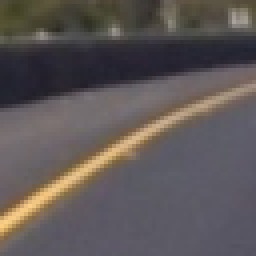
#> input picture non-vehicles/Extras/extra1003.png, 64 x 64 px (shown 4 times larger); its folder holds 3 pictures in this run
$ jupyter execute --allow-errors P5.ipynb   (shell and % lines are left out)   (older library calls are emulated)
#> lines starting #> are read from the running program, lines starting #| are printed output that depends on the picture
[cell 1]
import glob
import matplotlib.image as mpimg
import matplotlib.pyplot as plt
import numpy as np

## Load Images

[cell 2]
cars = glob.glob('vehicles/**/*.png')
notcars = glob.glob('non-vehicles/**/*.png')

# loading car images
car_image = []
for impath in cars:
    car_image.append(mpimg.imread(impath))

# loading non car images
notcar_image = []
for impath in notcars:
    notcar_image.append(mpimg.imread(impath))

car_image_count = len(car_image)
#> car_image_count = 0
notcar_image_count = len(notcar_image)

print ('cars:', car_image_count)
#| cars: 0
print ('not cars:', notcar_image_count)

## Check Loaded Images

#> (a cell that did not finish here is left out)

[cell 4]
# Define a function to compute binned color features
def bin_spatial(img, size=(32, 32)):
    # Use cv2.resize().ravel() to create the feature vector
    features = cv2.resize(img, size).ravel()
    # Return the feature vector
    return features


# Define a function to compute color histogram features
# NEED TO CHANGE bins_range if reading .png files with mpimg!
def color_hist(img, nbins=32, bins_range=(0, 256)):
    # Compute the histogram of the color channels separately
    channel1_hist = np.histogram(img[:,:,0], bins=nbins, range=bins_range)
    channel2_hist = np.histogram(img[:,:,1], bins=nbins, range=bins_range)
    channel3_hist = np.histogram(img[:,:,2], bins=nbins, range=bins_range)
    # Concatenate the histograms into a single feature vector
    hist_features = np.concatenate((channel1_hist[0], channel2_hist[0], channel3_hist[0]))
    # Return the individual histograms, bin_centers and feature vector
    return hist_features


def extract_features(imgs, color_space='RGB', spatial_size=(32, 32),
                        hist_bins=32, orient=9,
                        pix_per_cell=8, cell_per_block=2, hog_channel=0,
                        spatial_feat=True, hist_feat=True, hog_feat=True):
    # Create a list to append feature vectors to
#> called with color_space = 'RGB', spatial_size = (16, 16), hist_bins = 16, orient = 9, pix_per_cell = 8, cell_per_block = 2, hog_channel = 0, spatial_feat = True
    features = []
    # Iterate through the list of images
    for image in imgs:
        file_features = []
        # apply color conversion if other than 'RGB'
        if color_space != 'RGB':
            if color_space == 'HSV':
                feature_image = cv2.cvtColor(image, cv2.COLOR_RGB2HSV)
            elif color_space == 'LUV':
                feature_image = cv2.cvtColor(image, cv2.COLOR_RGB2LUV)
            elif color_space == 'HLS':
                feature_image = cv2.cvtColor(image, cv2.COLOR_RGB2HLS)
            elif color_space == 'YUV':
                feature_image = cv2.cvtColor(image, cv2.COLOR_RGB2YUV)
            elif color_space == 'YCrCb':
                feature_image = cv2.cvtColor(image, cv2.COLOR_RGB2YCrCb)
        else: feature_image = np.copy(image)

        if spatial_feat == True:
            spatial_features = bin_spatial(feature_image, size=spatial_size)
            file_features.append(spatial_features)
        if hist_feat == True:
            # Apply color_hist()
            hist_features = color_hist(feature_image, nbins=hist_bins)
            file_features.append(hist_features)
        if hog_feat == True:
        # Call get_hog_features() with vis=False, feature_vec=True
            if hog_channel == 'ALL':
                hog_features = []
                for channel in range(feature_image.shape[2]):
                    hog_features.append(get_hog_features(feature_image[:,:,channel],
                                        orient, pix_per_cell, cell_per_block,
                                        vis=False, feature_vec=True))
                hog_features = np.ravel(hog_features)
            else:
                hog_features = get_hog_features(feature_image[:,:,hog_channel], orient,
                            pix_per_cell, cell_per_block, vis=False, feature_vec=True)
            # Append the new feature vector to the features list
            file_features.append(hog_features)
        features.append(np.concatenate(file_features))
    # Return list of feature vectors
    return features

## Visualization Hog features

[cell 5]
import cv2
from skimage.feature import hog
from sklearn.preprocessing import StandardScaler

# Define a function to return HOG features and visualization
def get_hog_features(img, orient, pix_per_cell, cell_per_block,
                        vis=False, feature_vec=True):
    # Call with two outputs if vis==True
    if vis == True:
        features, hog_image = hog(img, orientations=orient,
                                  pixels_per_cell=(pix_per_cell, pix_per_cell),
                                  cells_per_block=(cell_per_block, cell_per_block),
                                  transform_sqrt=True,
                                  visualise=vis, feature_vector=feature_vec)
        return features, hog_image
    # Otherwise call with one output
    else:
        features = hog(img, orientations=orient,
                       pixels_per_cell=(pix_per_cell, pix_per_cell),
                       cells_per_block=(cell_per_block, cell_per_block),
                       transform_sqrt=True,
                       visualise=vis, feature_vector=feature_vec)
        return features

orient = 9  # The number of orientations is specified as an integer, and represents the number of orientation bins that the gradient information will be split up into in the histogram. Typical values are between 6 and 12 bins.
pix_per_cell = 8 # The pixels_per_cell parameter specifies the cell size over which each gradient histogram is computed
cell_per_block = 2 # The cells_per_block parameter is also passed as a 2-tuple, and specifies the local area over which the histogram counts in a given cell will be normalized.

images_for_features = []

#> (the rest of this cell did not finish here and is left out)

## Pre-processing for trainning

[cell 6]
import time
from sklearn.preprocessing import StandardScaler
from sklearn.model_selection import train_test_split

color_space = 'RGB' # Can be GRAY, RGB, HSV, LUV, HLS, YUV, YCrCb
orient = 9  # The number of orientations is specified as an integer, and represents the number of orientation bins that the gradient information will be split up into in the histogram. Typical values are between 6 and 12 bins.
pix_per_cell = 8 # The pixels_per_cell parameter specifies the cell size over which each gradient histogram is computed
cell_per_block = 2 # The cells_per_block parameter is also passed as a 2-tuple, and specifies the local area over which the histogram counts in a given cell will be normalized.

spatial_size = (16, 16) # Spatial binning dimensions
hist_bins = 16    # Number of histogram bins
spatial_feat = True # Spatial features on or off
hist_feat = True # Histogram features on or off
hog_feat = True # HOG features on or off
hog_channel = 0 # Can be 0, 1, 2, or "ALL"

ft=time.time()
car_features = extract_features(car_image, color_space=color_space,
                        spatial_size=spatial_size, hist_bins=hist_bins,
                        orient=orient, pix_per_cell=pix_per_cell,
                        cell_per_block=cell_per_block,
                        hog_channel=hog_channel, spatial_feat=spatial_feat,
                        hist_feat=hist_feat, hog_feat=hog_feat)
notcar_features = extract_features(notcar_image, color_space=color_space,
                        spatial_size=spatial_size, hist_bins=hist_bins,
                        orient=orient, pix_per_cell=pix_per_cell,
                        cell_per_block=cell_per_block,
                        hog_channel=hog_channel, spatial_feat=spatial_feat,
                        hist_feat=hist_feat, hog_feat=hog_feat)
#> call 2 of extract_features, with color_space = 'RGB', spatial_size = (16, 16), hist_bins = 16, orient = 9, pix_per_cell = 8, cell_per_block = 2, hog_channel = 0, spatial_feat = True
#> after the loop in extract_features (call 2), `for image in imgs:`:
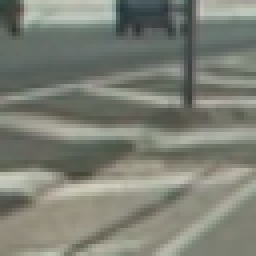
#> feature_image: shape (64, 64, 3) float32 (shown 4 times larger); mean R, G, B 0.491, 0.503, 0.461
